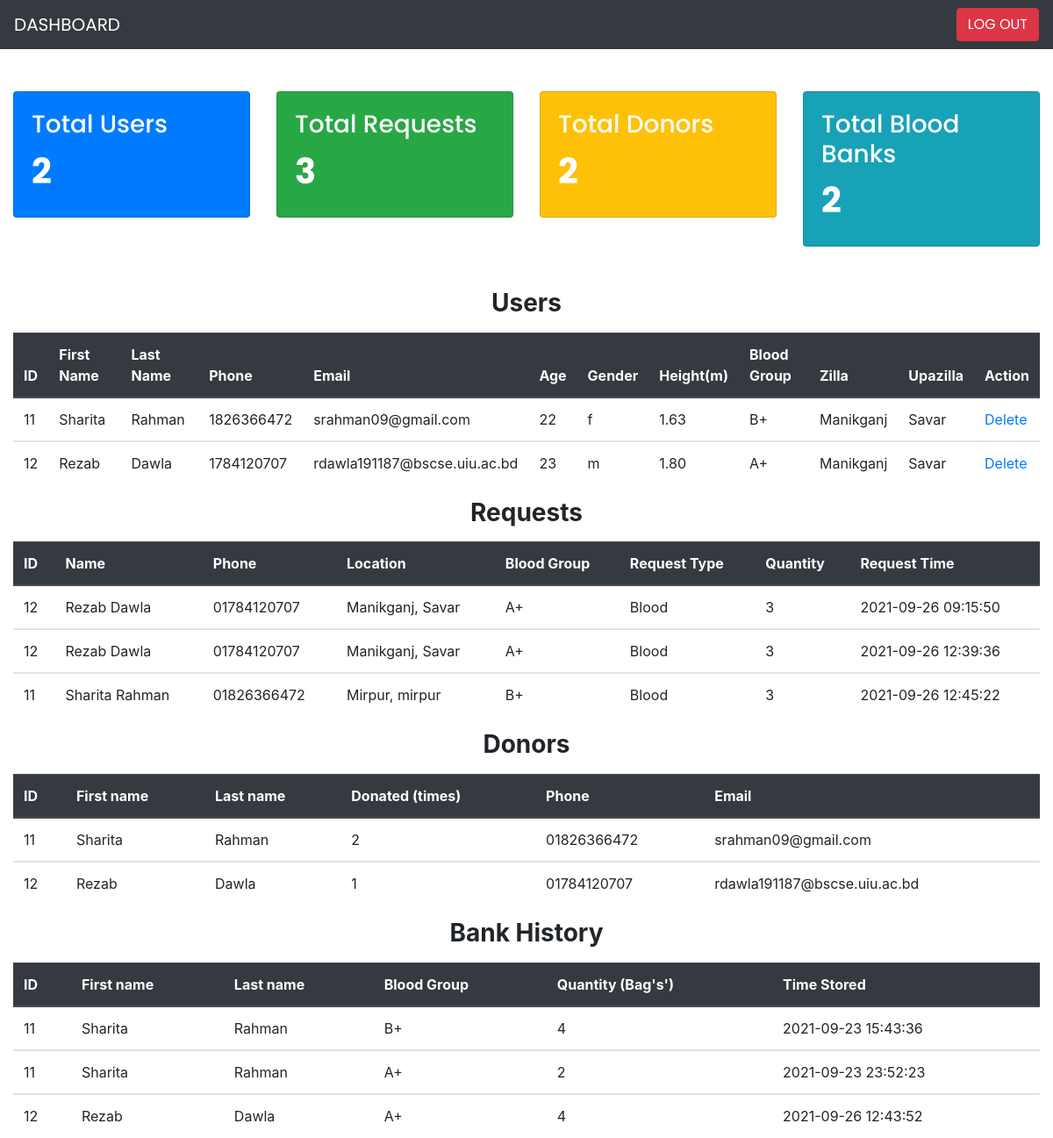
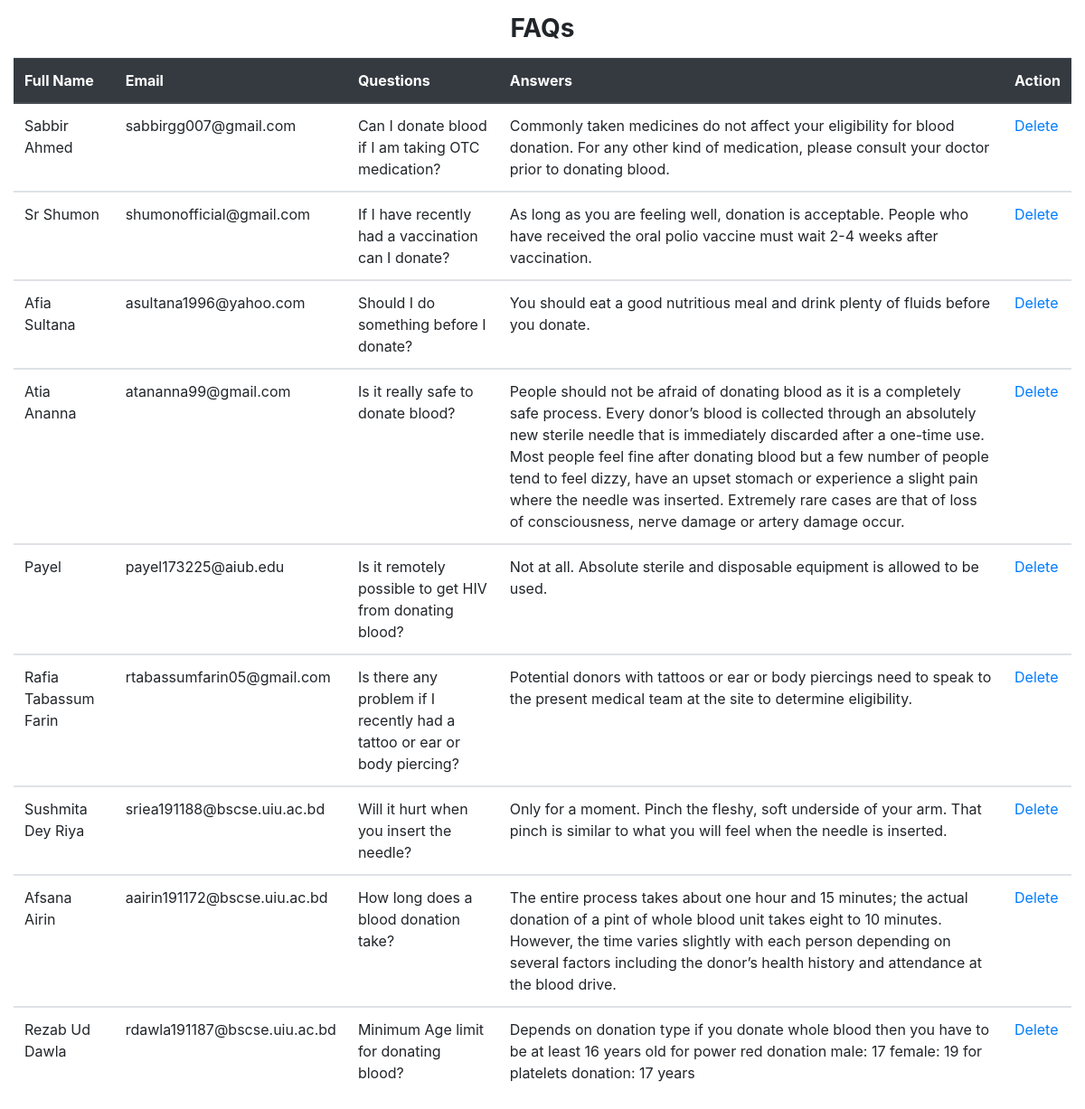
Page /dashboard.php on the committed database (2 pictures, top to bottom).
### tables this page shows
CREATE TABLE `registration` (
  `id` int(11) NOT NULL,
  `firstname` varchar(50) NOT NULL,
  `lastname` varchar(50) NOT NULL,
  `phone` bigint(10) NOT NULL,
  `email` varchar(50) NOT NULL,
  `age` int(2) NOT NULL,
  `gender` enum('m','f','o') NOT NULL,
  `height` varchar(10) NOT NULL,
  `bg` varchar(4) NOT NULL,
  `add_zilla` varchar(50) NOT NULL,
  `add_upazilla` varchar(50) NOT NULL,
  `password` varchar(100) NOT NULL
);

CREATE TABLE `blood_requests` (
  `req_id` int(255) NOT NULL,
  `id` int(255) NOT NULL,
  `phone_n` varchar(20) NOT NULL,
  `zilla` varchar(255) NOT NULL,
  `upazilla` varchar(255) NOT NULL,
  `bloodGroup` varchar(5) NOT NULL,
  `requestType` varchar(20) NOT NULL,
  `quantity` varchar(2) NOT NULL,
  `reason` varchar(10000) NOT NULL,
  `req_time` varchar(255) NOT NULL DEFAULT current_timestamp()
);

CREATE TABLE `personal_inventory` (
  `id` int(255) NOT NULL,
  `blood_group` varchar(255) NOT NULL,
  `quantity` int(255) NOT NULL,
  `Short_note` varchar(1000) NOT NULL,
  `Last_stored` varchar(10000) NOT NULL DEFAULT current_timestamp()
);

CREATE TABLE `faqs` (
  `fullname` varchar(255) NOT NULL,
  `email` varchar(255) NOT NULL,
  `questions` varchar(1000) NOT NULL,
  `answers` varchar(10000) NOT NULL
);

### dashboard.php (the view, shortened to what this page needs)
<!DOCTYPE html>
<html lang="en">
<head>
    <link rel="stylesheet" href="https://stackpath.bootstrapcdn.com/bootstrap/4.3.1/css/bootstrap.min.css">
</head>
<body>
    <head>
        <nav class="navbar navbar-light bg-dark justify-content-between" style="font-family: 'Poppins', sans-serif; font-weight:400; color:white; text-transform:uppercase">
                <a class="navbar-brand">Dashboard</a>
                <a class="btn btn-danger" href="index.php" role="button">Log out</a>
        </nav>
    </head>
    <div class="container-fluid" style="font-style: 'Poppins', sans-serif;">
        <div class="row">
            <div class="col-lg-3" style="font-family: 'Poppins', sans-serif; font-weight:400; color:white">
                <div class="card my-5 bg-primary">
                    <div class="card-body">
                        <?php
                        $con = mysqli_connect('localhost', 'root', '', 'oneblood');
                        $que = "SELECT * FROM registration";
                        $val = mysqli_query($con, $que);
                        $cont = mysqli_num_rows($val) - 1;
                        ?>
                        <h3 class="card-title">
                            Total Users
                        </h3>
                        <h2 style="font-weight: bold;font-size:40px">
                            <?php
                            echo "$cont";
                            ?>
                        </h2>
                    </div>
                </div>
            </div>
            <div class="col-lg-3" style="font-family: 'Poppins', sans-serif; font-weight:400; color:white">
                <div class="card my-5 bg-success">
                    <div class="card-body">
                        <?php
                        $con = mysqli_connect('localhost', 'root', '', 'oneblood');
                        $que = "SELECT * FROM blood_requests";
                        $val = mysqli_query($con, $que);
                        $cont = mysqli_num_rows($val);
                        ?>
                        <h3 class="card-title">
                            Total Requests
                        </h3>
                        <h2 style="font-weight: bold;font-size:40px">
                            <?php
                            echo "$cont";
                            ?>
                        </h2>
                    </div>
                </div>
            </div>
            <div class="col-lg-3" style="font-family: 'Poppins', sans-serif; font-weight:400; color:white">
                <div class="card my-5 bg-warning">
                    <div class="card-body">
                        <?php
                        $con = mysqli_connect('localhost', 'root', '', 'oneblood');
                        $que = "SELECT COUNT(DISTINCT(id)) FROM donors";
                        $val = mysqli_query($con, $que);
                        $cont = "";
                        while ($row = mysqli_fetch_assoc($val)) {
                            $cont = $row['COUNT(DISTINCT(id))'];
                        }
                        ?>
                        <h3 class="card-title">
                            Total Donors
                        </h3>
                        <h2 style="font-weight: bold;font-size:40px">
                            <?php
                            echo "$cont";
                            ?>
                        </h2>
                    </div>
                </div>
            </div>
            <div class="col-lg-3" style="font-family: 'Poppins', sans-serif; font-weight:400; color:white">
                <div class="card my-5 bg-info">
                    <div class="card-body">
                        <?php
                        $con = mysqli_connect('localhost', 'root', '', 'oneblood');
                        $que = "SELECT COUNT(DISTINCT(id)) FROM personal_inventory;";
                        $val = mysqli_query($con, $que);
                        $cont = "";
                        while ($row = mysqli_fetch_assoc($val)) {
                            $cont = $row['COUNT(DISTINCT(id))'];
                        }
                        ?>
                        <h3 class="card-title">
                            Total Blood Banks
                        </h3>
                        <h2 style="font-weight: bold;font-size:40px">
                            <?php
                            echo "$cont";
                            ?>
                        </h2>
                    </div>
                </div>
            </div>
        </div>
        <h3 class="font-weight-bolder text-center">Users</h3>
        <?php
        $connection = mysqli_connect('localhost', 'root', '', 'oneblood');
        $query = "SELECT * FROM registration WHERE id != 3";
        $values = mysqli_query($connection, $query);
        ?>
        <table class="table my-3">
            <thead class="thead-dark">
                <th>ID</th>
                <th>First Name</th>
                <th>Last Name</th>
                <th>Phone</th>
                <th>Email</th>
                <th>Age</th>
                <th>Gender</th>
                <th>Height(m)</th>
                <th>Blood Group</th>
                <th>Zilla</th>
                <th>Upazilla</th>
                <th>Action</th>
            </thead>
            <?php
            while ($row = mysqli_fetch_assoc($values)) {
                $id = $row['id'];
                $firstname = $row['firstname'];
                $lastname = $row['lastname'];
                $phone = $row['phone'];
                $email = $row['email'];
                $age = $row['age'];
                $gender = $row['gender'];
                $height = $row['height'];
                $bg = $row['bg'];
                $add_zilla = $row['add_zilla'];
                $add_upazilla = $row['add_upazilla'];
            ?>
                <tbody>
                    <tr>
                        <td><?php echo $id; ?></td>
                        <td><?php echo $firstname; ?></td>
                        <td><?php echo $lastname; ?></td>
                        <td><?php echo $phone; ?></td>
                        <td><?php echo $email; ?></td>
                        <td><?php echo $age; ?></td>
                        <td><?php echo $gender; ?></td>
                        <td><?php echo $height; ?></td>
                        <td><?php echo $bg; ?></td>
                        <td><?php echo $add_zilla; ?></td>
                        <td><?php echo $add_upazilla; ?></td>
                        <td><a href="delete.php?id=<?php echo $id ?>">Delete</a></td>
                    </tr>
                </tbody>
            <?php
            }
            ?>
        </table>
        <h3 class="font-weight-bolder text-center">Requests</h3>
        <?php
        $connection = mysqli_connect('localhost', 'root', '', 'oneblood');
        $query = "SELECT blood_requests.id as id,firstname,lastname,phone_n,zilla,upazilla,blood_requests.bloodGroup as blood_group,requestType,blood_requests.quantity as q,req_time
        FROM blood_requests
        LEFT JOIN registration
        ON blood_requests.id = registration.id";
        $values = mysqli_query($connection, $query);
        ?>
        <table class="table my-3">
            <thead class="thead-dark">
                <th>ID</th>
                <th>Name</th>
                <th>Phone</th>
                <th>Location </th>
                <th>Blood Group</th>
                <th>Request Type</th>
                <th>Quantity</th>
                <th>Request Time</th>
            </thead>
            <?php
                while ($row = mysqli_fetch_assoc($values)){
                    $id = $row['id'];
                    $firstname = $row['firstname'];
                    $lastname = $row['lastname'];
                    $phone_n = $row['phone_n'];
                    $zilla = $row['zilla'];
                    $upazilla = $row['upazilla'];
                    $blood_group = $row['blood_group'];
                    $requestType = $row['requestType'];
                    $quantity = $row['q'];
                    $req_time = $row['req_time'];
                    ?>
                    <tbody>
                        <tr>
                            <td><?php echo  $id ?></td>
                            <td><?php echo $firstname.' '.$lastname ?></td>
                            <td><?php echo $phone_n ?></td>
                            <td><?php echo $zilla.', '.$upazilla?></td>
                            <td><?php echo $blood_group ?></td>
                            <td><?php echo $requestType ?></td>
                            <td><?php echo $quantity ?></td>
                            <td><?php echo $req_time ?></td>
                        </tr>
                    </tbody>
                    <?php
                }
            ?>
        </table>
        <h3 class="font-weight-bolder text-center">Donors</h3>
        <?php
        $connection = mysqli_connect('localhost', 'root', '', 'oneblood');
        $query = "SELECT donors.id as id,firstname,lastname,COUNT(donors.id) as total_donation,phone,email FROM donors
        LEFT JOIN registration
        ON donors.id = registration.id
        GROUP BY donors.id";
        $values = mysqli_query($connection, $query);
        ?>
        <table class="table my-3">
            <thead class="thead-dark">
                <th>ID</th>
                <th>First name</th>
                <th>Last name</th>
                <th>Donated (times) </th>
                <th>Phone</th>
                <th>Email</th>
            </thead>
            <?php
                while ($row = mysqli_fetch_assoc($values)){
                    $id = $row['id'];
                    $firstname = $row['firstname'];
                    $lastname = $row['lastname'];
                    $total_donation = $row['total_donation'];
                    $phone = $row['phone'];
                    $email = $row['email'];
                    ?>
                    <tbody>
                        <tr>
                            <td><?php echo  $id ?></td>
                            <td><?php echo $firstname ?></td>
                            <td><?php echo $lastname ?></td>
                            <td><?php echo $total_donation ?></td>
                            <td><?php echo '0'.$phone ?></td>
                            <td><?php echo $email ?></td>
                        </tr>
                    </tbody>
                    <?php
                }
            ?>
        </table>
        <h3 class="font-weight-bolder text-center">Bank History</h3>
        <?php
        $connection = mysqli_connect('localhost', 'root', '', 'oneblood');
        $query = "SELECT personal_inventory.id as id,firstname,lastname,blood_group,quantity,Last_stored
        FROM personal_inventory
        LEFT JOIN registration
        ON personal_inventory.id = registration.id
        ORDER BY personal_inventory.id";
        $values = mysqli_query($connection, $query);
        ?>
        <table class="table my-3">
            <thead class="thead-dark">
                <th>ID</th>
                <th>First name</th>
                <th>Last name</th>
                <th>Blood Group</th>
                <th>Quantity (Bag's')</th>
                <th>Time Stored</th>
            </thead>
            <?php
                while ($row = mysqli_fetch_assoc($values)){
                    $id = $row['id'];
                    $firstname = $row['firstname'];
                    $lastname = $row['lastname'];
                    $blood_group = $row['blood_group'];
                    $quantity = $row['quantity'];
                    $Las_stored = $row['Last_stored'];
                    ?>
                    <tbody>
                        <tr>
                            <td><?php echo  $id ?></td>
                            <td><?php echo $firstname ?></td>
                            <td><?php echo $lastname ?></td>
                            <td><?php echo $blood_group ?></td>
                            <td><?php echo $quantity ?></td>
                            <td><?php echo $Las_stored ?></td>
                        </tr>
                    </tbody>
                    <?php
                }
            ?>
        </table>
        <h3 class="font-weight-bolder text-center">FAQs</h3>
        <?php
        $connection = mysqli_connect('localhost', 'root', '', 'oneblood');
        $query = "SELECT * FROM faqs";
        $values = mysqli_query($connection, $query);
        ?>
        <table class="table my-3">
            <thead class="thead-dark">
                <th>Full Name</th>
                <th>Email</th>
                <th>Questions</th>
                <th>Answers</th>
                <th>Action</th>
            </thead>
            <?php
            while ($row = mysqli_fetch_assoc($values)) {
                $fullname = $row['fullname'];
                $email = $row['email'];
                $question = $row['questions'];
                $answers = $row['answers'];
            ?>
                <?php
                if ($answers == "") {
                ?>
                    <tbody>
                        <tr>
                            <td><?php echo $fullname; ?></td>
                            <td><?php echo $email; ?></td>
                            <td><?php echo $question; ?></td>
                            <td>
                                <?php
                                if (isset($_POST['update'])) {
                                    $answers = $_POST['answers'];
                                    $connection = mysqli_connect('localhost', 'root', '', 'oneblood');
                                    $qu = "UPDATE faqs SET answers = '$answers' WHERE fullname = '$fullname'";
                                    mysqli_query($connection, $qu);
                                }
                                ?>
                                <form action="dashboard.php" method="post" name="myform">
                                    <div class="form-floating">
                                        <textarea class="form-control" placeholder="Answer " id="floatingTextarea" name="answers"></textarea>
                                        <button type="submit" class="btn btn-primary my-2" name="update">Update</button>
                                    </div>
                                </form>
                            </td>
                            <td><a href="faq_update.php?fullname=<?php echo $fullname ?>">Delete</a></td>
                        </tr>
                    </tbody>
                <?php
                } else {
                ?>
                    <tbody>
                        <tr>
                            <td><?php echo $fullname; ?></td>
                            <td><?php echo $email; ?></td>
                            <td><?php echo $question; ?></td>
                            <td><?php echo $answers; ?></td>
                            <td><a href="faq_update.php?fullname=<?php echo $fullname ?>">Delete</a></td>
                        </tr>
                    </tbody>
                <?php
                }
                ?>
            <?php
            }
            ?>
        </table>
    </div>
</body>
</html>

### rows in the picture
registration: id "11", firstname "Sharita", lastname "Rahman", phone "1826366472", email "srahman09@gmail.com", age "22", gender "f", height "1.63", bg "B+", add_zilla "Manikganj", add_upazilla "Savar"
registration: id "12", firstname "Rezab", lastname "Dawla", phone "1784120707", email "rdawla191187@bscse.uiu.ac.bd", age "23", gender "m", height "1.80", bg "A+", add_zilla "Manikganj", add_upazilla "Savar"
blood_requests: id "12", id.firstname "Rezab", id.lastname "Dawla", phone_n "01784120707", zilla "Manikganj", upazilla "Savar", bloodGroup "A+", requestType "Blood", quantity "3", req_time "2021-09-26 09:15:50"
blood_requests: id "12", id.firstname "Rezab", id.lastname "Dawla", phone_n "01784120707", zilla "Manikganj", upazilla "Savar", bloodGroup "A+", requestType "Blood", quantity "3", req_time "2021-09-26 12:39:36"
blood_requests: id "11", id.firstname "Sharita", id.lastname "Rahman", phone_n "01826366472", zilla "Mirpur", upazilla "mirpur", bloodGroup "B+", requestType "Blood", quantity "3", req_time "2021-09-26 12:45:22"
personal_inventory: id "11", id.firstname "Sharita", id.lastname "Rahman", blood_group "B+", quantity "4", Last_stored "2021-09-23 15:43:36"
personal_inventory: id "11", id.firstname "Sharita", id.lastname "Rahman", blood_group "A+", quantity "2", Last_stored "2021-09-23 23:52:23"
personal_inventory: id "12", id.firstname "Rezab", id.lastname "Dawla", blood_group "A+", quantity "4", Last_stored "2021-09-26 12:43:52"
faqs: fullname "Sabbir Ahmed", email "sabbirgg007@gmail.com", questions "Can I donate blood if I am taking OTC medication?", answers "Commonly taken medicines do not affect your eligibility for blood donation. For any other kind of medication, please consult your doctor prior to donating blood."
faqs: fullname "Sr Shumon", email "shumonofficial@gmail.com", questions "If I have recently had a vaccination can I donate?", answers "As long as you are feeling well, donation is acceptable. People who have received the oral polio vaccine must wait 2-4 weeks after vaccination."
faqs: fullname "Afia Sultana", email "asultana1996@yahoo.com", questions "Should I do something before I donate?", answers "You should eat a good nutritious meal and drink plenty of fluids before you donate."
faqs: fullname "Atia Ananna", email "atananna99@gmail.com", questions "Is it really safe to donate blood?", answers "People should not be afraid of donating blood as it is a completely safe process. Every donor’s blood is collected through an absolutely new sterile needle that is immediately discarded after a one-time use. Most people feel fine after donating blood but a few number of people tend to feel dizzy, have an upset stomach or experience a slight pain where the needle was inserted. Extremely rare cases are that of loss of consciousness, nerve damage or artery damage occur."
faqs: fullname "Payel", email "payel173225@aiub.edu", questions "Is it remotely possible to get HIV from donating blood?", answers "Not at all. Absolute sterile and disposable equipment is allowed to be used."
faqs: fullname "Rafia Tabassum Farin", email "rtabassumfarin05@gmail.com", questions "Is there any problem if I recently had a tattoo or ear or body piercing?", answers "Potential donors with tattoos or ear or body piercings need to speak to the present medical team at the site to determine eligibility."
faqs: fullname "Sushmita Dey Riya", email "sriea191188@bscse.uiu.ac.bd", questions "Will it hurt when you insert the needle?", answers "Only for a moment. Pinch the fleshy, soft underside of your arm. That pinch is similar to what you will feel when the needle is inserted."
faqs: fullname "Afsana Airin", email "aairin191172@bscse.uiu.ac.bd", questions "How long does a blood donation take?", answers "The entire process takes about one hour and 15 minutes; the actual donation of a pint of whole blood unit takes eight to 10 minutes. However, the time varies slightly with each person depending on several factors including the donor’s health history and attendance at the blood drive."
faqs: fullname "Rezab Ud Dawla", email "rdawla191187@bscse.uiu.ac.bd", questions "Minimum Age limit for donating blood?", answers "Depends on donation type if you donate whole blood then you have to be at least 16 years old for power red donation male: 17 female: 19 for platelets donation: 17 years"

### other values in the picture
$cont "2"
$cont "3"
$id "11"
$firstname "Sharita"
$lastname "Rahman"
$total_donation "2"
$phone "1826366472"
$email "srahman09@gmail.com"
$id "12"
$firstname "Rezab"
$lastname "Dawla"
$total_donation "1"
$phone "1784120707"
$email "rdawla191187@bscse.uiu.ac.bd"
